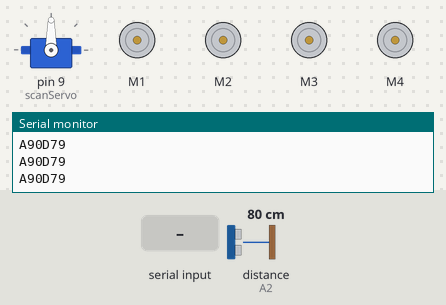
The sketch below on a simulated Arduino Uno, built with avr-gcc and run on an emulated ATmega328P. Shown: servo, 4 × DC motor (green arrow = forward, orange = backward, longer = faster), the last lines printed to the serial monitor. Wiring (inferred from the names in the program): ultrasonic range finder: trigger A1; echo A2. Inputs (shaded band) come from the test bench; at power-on: distance to the obstacle (sensor on A2) 80 cm. The echo pulse lasts 58.3 µs per cm.

Above: at 1.2 s.
1.3 s: "T" received over Serial
At 2.4 s:
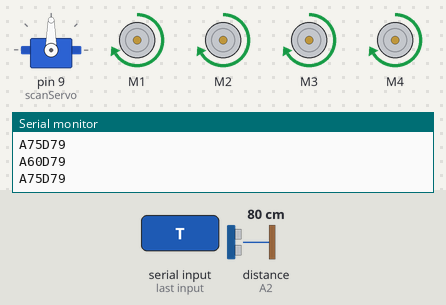
4.3 s: distance to the obstacle (sensor on A2) set to 34 cm
7.3 s: distance to the obstacle (sensor on A2) set to 29 cm
At 8.3 s:
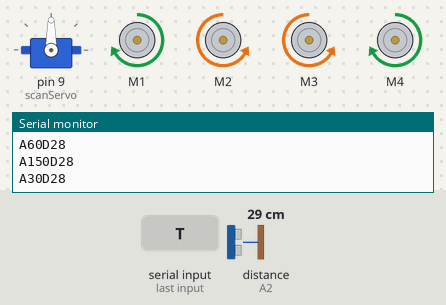
10.3 s: "5\n" received over Serial
At 10.8 s:
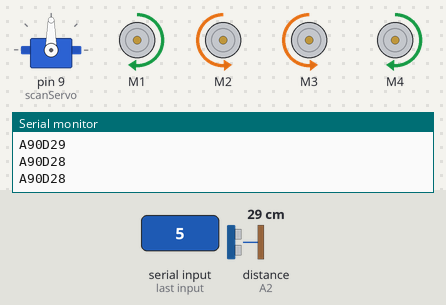
11.8 s: "R" received over Serial
At 13.0 s:
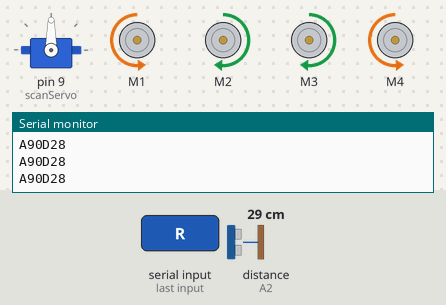
13.3 s: "90,45\n" received over Serial
Timing chart, 0 to 15.8 s (numbered marks = the images above; inputs shaded):
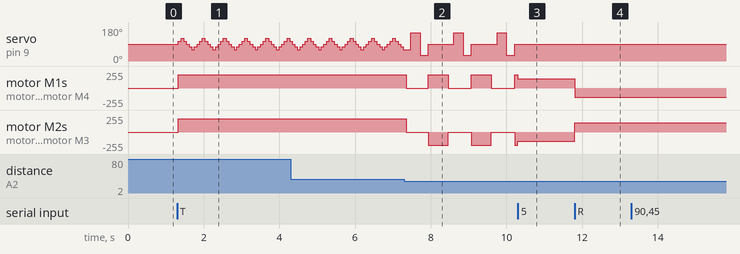

The sketch:

obv_robot.ino
```cpp
/*
 * OBV Robot — firmware (v2)
 * -------------------------
 * Object-aVoidance robot with three control modes:
 *   - MANUAL : single-character drive commands over Bluetooth (HC-05)
 *   - VOICE  : same commands, sent by the phone's speech recognition
 *   - AUTO   : autonomous obstacle avoidance
 *
 * Telemetry is streamed so the app can draw a live radar.
 *
 * v2 change — reliable AUTO mode:
 *   In MANUAL/VOICE the servo sweeps continuously (nice radar). But a
 *   constantly-sweeping sensor is aimed forward only briefly, so it misses
 *   obstacles dead ahead. So in AUTO the servo now HOLDS FORWARD (90 deg) and
 *   watches continuously; it only glances left/right to pick a turn direction
 *   once an obstacle is found. Distances are median-filtered to reject noise.
 *
 * Command protocol (app -> Arduino), one ASCII char each:
 *   F / U : forward        B / D : backward
 *   L     : pivot left      R    : pivot right
 *   S     : stop (also exits AUTO)
 *   T     : enter AUTO (obstacle-avoidance) mode
 *   0..9  : set speed (mapped to 0..255)
 *
 * Telemetry (Arduino -> app), one line per reading:
 *   A<angle>D<distance>\n     e.g.  A90D42
 */

#include <AFMotor.h>
#include <Servo.h>

// ===============================
// MOTORS  (M1=RF, M2=LF, M3=LR, M4=RR)
// ===============================
AF_DCMotor motor1(1);
AF_DCMotor motor2(2);
AF_DCMotor motor3(3);
AF_DCMotor motor4(4);

// ===============================
// SENSOR / SERVO
// ===============================
#define trigPin A1
#define echoPin A2
Servo scanServo;
int servoPos = 90; // last commanded servo angle

// ===============================
// STATE
// ===============================
enum Mode { MANUAL, AUTO };
Mode mode = MANUAL;
int currentSpeed = 200; // 0..255, set via '0'..'9'

// Continuous sweep — MANUAL/VOICE only (for the radar)
const int SWEEP_MIN = 30;
const int SWEEP_MAX = 150;
const int SWEEP_STEP = 6;
const unsigned long SWEEP_INTERVAL = 60;
int sweepAngle = 90;
int sweepDir = 1;
unsigned long lastSweepTime = 0;

// AUTO obstacle avoidance (non-blocking state machine)
const int OBSTACLE_CM = 30;          // stop when something is this close ahead
const unsigned long TURN_MS = 550;   // how long to pivot when avoiding
const unsigned long SETTLE_MS = 220; // let the servo settle before a side reading

// While driving, AUTO gently scans a forward arc (not a single point), so the
// robot senses distance across the near-front and the radar shows a real arc.
const int FSCAN_MIN = 60;
const int FSCAN_MAX = 120;
const int FSCAN_STEP = 15;
const unsigned long FSCAN_INTERVAL = 70; // pace: lets the servo settle between reads
int fscanAngle = 90;
int fscanDir = 1;

enum AutoState { A_DRIVE, A_BRAKE, A_LOOK_L, A_LOOK_R, A_TURN };
AutoState aState = A_DRIVE;
unsigned long aTimer = 0;
unsigned long lastAutoRead = 0;
int aLeft = 300, aRight = 300;

// ===============================
// SETUP
// ===============================
void setup() {
  Serial.begin(9600);
  pinMode(trigPin, OUTPUT);
  pinMode(echoPin, INPUT);
  scanServo.attach(9);
  pointServo(90);
  setAllSpeed(currentSpeed);
  stopAll();
}

// ===============================
// LOOP
// ===============================
void loop() {
  handleSerial();               // always respond to commands first
  if (mode == AUTO) {
    autoStep();                 // AUTO drives the servo + reads itself
  } else {
    manualIdle();               // MANUAL/VOICE: park servo (saves power) + slow read
  }
}

// ===============================
// SERIAL / COMMANDS
// ===============================
void handleSerial() {
  while (Serial.available()) {
    char c = Serial.read();
    if (c == 'T') {                       // enter auto mode
      mode = AUTO;
      aState = A_DRIVE;
      fscanAngle = 90;
      lastAutoRead = 0;
    } else if (c >= '0' && c <= '9') {    // set speed (any mode)
      currentSpeed = map(c - '0', 0, 9, 0, 255);
      setAllSpeed(currentSpeed);
    } else {                              // manual command -> exit auto
      mode = MANUAL;
      applyManual(c);
    }
  }
}

void applyManual(char c) {
  switch (c) {
    case 'F': case 'U': moveForward();  break;
    case 'B': case 'D': moveBackward(); break;
    case 'L':           pivotTurnLeft();  break;
    case 'R':           pivotTurnRight(); break;
    case 'S':           stopAll();        break;
    default: /* ignore */                 break;
  }
}

// ===============================
// MANUAL/VOICE: park the sensor forward (no sweeping) to save power
// ===============================
// Constantly sweeping the servo is a heavy load on the 5V rail, which steals
// headroom the motors need. In manual/voice we park it at 90 deg and take a
// slow forward reading just for the distance readout — no repeated servo moves.
void manualIdle() {
  pointServo(90);                       // hold forward once; no sweeping
  unsigned long now = millis();
  if (now - lastSweepTime >= 200) {
    lastSweepTime = now;
    streamTelemetry(90, pingCm());      // single low-power front reading
  }
}

// ===============================
// AUTO: forward-arc scanning avoidance
// ===============================
void autoStep() {
  unsigned long now = millis();

  switch (aState) {
    case A_DRIVE:
      if (now - lastAutoRead >= FSCAN_INTERVAL) {
        lastAutoRead = now;
        int d = readDistanceMedian();              // clean reading at current angle
        streamTelemetry(fscanAngle, d);            // radar shows the forward arc
        if (d <= OBSTACLE_CM) {                    // obstacle anywhere in the arc
          stopAll();
          aTimer = now + 150;
          aState = A_BRAKE;
          return;
        }
        // step the sensor across the forward arc for the next read
        fscanAngle += fscanDir * FSCAN_STEP;
        if (fscanAngle >= FSCAN_MAX) { fscanAngle = FSCAN_MAX; fscanDir = -1; }
        if (fscanAngle <= FSCAN_MIN) { fscanAngle = FSCAN_MIN; fscanDir =  1; }
        pointServo(fscanAngle);
      }
      moveForward();
      break;

    case A_BRAKE:                                  // pause, then look left
      if (now >= aTimer) {
        pointServo(150);
        aTimer = now + SETTLE_MS;
        aState = A_LOOK_L;
      }
      break;

    case A_LOOK_L:
      if (now >= aTimer) {
        aLeft = readDistanceMedian();
        streamTelemetry(150, aLeft);
        pointServo(30);                            // now look right
        aTimer = now + SETTLE_MS;
        aState = A_LOOK_R;
      }
      break;

    case A_LOOK_R:
      if (now >= aTimer) {
        aRight = readDistanceMedian();
        streamTelemetry(30, aRight);
        pointServo(90);                            // face forward for the turn
        if (aLeft >= aRight) pivotTurnLeft();      // turn toward the open side
        else                 pivotTurnRight();
        aTimer = now + TURN_MS;
        aState = A_TURN;
      }
      break;

    case A_TURN:
      if (now >= aTimer) {
        stopAll();
        fscanAngle = 90;              // re-center the forward scan
        fscanDir = 1;
        lastAutoRead = 0;            // read again immediately
        aState = A_DRIVE;
      }
      break;
  }
}

// ===============================
// DISTANCE
// ===============================
// Median of 3 pings — rejects the occasional noisy/inflated reading.
int readDistanceMedian() {
  int a = pingCm(); delay(8);
  int b = pingCm(); delay(8);
  int c = pingCm();
  if (a > b) { int t = a; a = b; b = t; }
  if (b > c) { int t = b; b = c; c = t; }
  if (a > b) { int t = a; a = b; b = t; }
  return b;
}

int pingCm() {
  digitalWrite(trigPin, LOW);
  delayMicroseconds(2);
  digitalWrite(trigPin, HIGH);
  delayMicroseconds(10);
  digitalWrite(trigPin, LOW);

  unsigned long duration = pulseIn(echoPin, HIGH, 12000UL); // ~2 m timeout
  if (duration == 0) return 300;                             // no echo -> far
  return (int)(duration * 0.0343 / 2.0);
}

void streamTelemetry(int angle, int distance) {
  Serial.print('A');
  Serial.print(angle);
  Serial.print('D');
  Serial.println(distance);
}

void pointServo(int a) {
  if (a != servoPos) {
    scanServo.write(a);
    servoPos = a;
  }
}

// ===============================
// MOTOR HELPERS
// ===============================
void moveForward() {
  setAllSpeed(currentSpeed);
  motor1.run(FORWARD);
  motor2.run(FORWARD);
  motor3.run(FORWARD);
  motor4.run(FORWARD);
}

void moveBackward() {
  setAllSpeed(currentSpeed);
  motor1.run(BACKWARD);
  motor2.run(BACKWARD);
  motor3.run(BACKWARD);
  motor4.run(BACKWARD);
}

void pivotTurnLeft() {
  setAllSpeed(currentSpeed);
  motor1.run(FORWARD);
  motor4.run(FORWARD);
  motor2.run(BACKWARD);
  motor3.run(BACKWARD);
}

void pivotTurnRight() {
  setAllSpeed(currentSpeed);
  motor1.run(BACKWARD);
  motor4.run(BACKWARD);
  motor2.run(FORWARD);
  motor3.run(FORWARD);
}

void stopAll() {
  motor1.run(RELEASE);
  motor2.run(RELEASE);
  motor3.run(RELEASE);
  motor4.run(RELEASE);
}

void setAllSpeed(int speed) {
  motor1.setSpeed(speed);
  motor2.setSpeed(speed);
  motor3.setSpeed(speed);
  motor4.setSpeed(speed);
}
```

Measured:
- the behaviour switches between 32 and 31 cm on distance to the obstacle (sensor on A2) (found by bisection; images 1 and 2)
- after the input at 1.3 s, servo on pin 9 (scanServo): 90° → 105° at once, then repeats every 0.56 s: 120° 0.07 s, 105° 0.07 s, 90° 0.07 s, 75° 0.07 s, 60° 0.07 s, 75° 0.07 s, 90° 0.07 s, 105° 0.07 s; motor M1–4: stopped → forward 200/255 at once
- after the input at 7.3 s, motor M1, motor M4: alternates forward 200/255 for 0.53 s and stopped for 0.61 s, starting after 0.05 s; motor M2, motor M3: alternates backward 200/255 for 0.53 s and stopped for 0.61 s, starting after 0.05 s
- after the input at 10.3 s, servo on pin 9 (scanServo): stays 90° (without the input it goes to 150° after 0.59 s)
- after the input at 11.8 s, motor M1, motor M4: forward 141/255 → backward 141/255 at once; motor M2, motor M3: backward 141/255 → forward 141/255 at once
